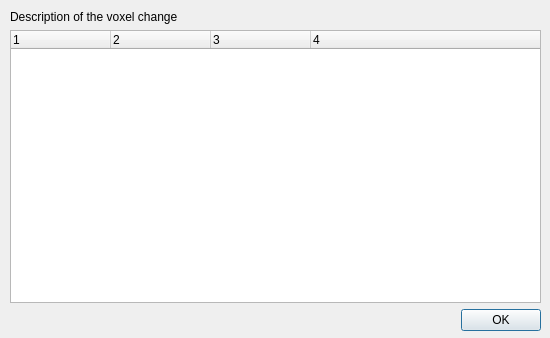
<?xml version="1.0" encoding="UTF-8"?>
<ui version="4.0">
 <class>VoxelChangeReportDialog</class>
 <widget class="QDialog" name="VoxelChangeReportDialog">
  <property name="geometry">
   <rect>
    <x>0</x>
    <y>0</y>
    <width>550</width>
    <height>338</height>
   </rect>
  </property>
  <property name="sizePolicy">
   <sizepolicy hsizetype="Fixed" vsizetype="Fixed">
    <horstretch>0</horstretch>
    <verstretch>0</verstretch>
   </sizepolicy>
  </property>
  <property name="minimumSize">
   <size>
    <width>550</width>
    <height>338</height>
   </size>
  </property>
  <property name="maximumSize">
   <size>
    <width>550</width>
    <height>338</height>
   </size>
  </property>
  <property name="windowTitle">
   <string>Voxel Change Report</string>
  </property>
  <widget class="QWidget" name="verticalLayoutWidget">
   <property name="geometry">
    <rect>
     <x>10</x>
     <y>10</y>
     <width>531</width>
     <height>321</height>
    </rect>
   </property>
   <layout class="QVBoxLayout" name="verticalLayout">
    <item>
     <widget class="QLabel" name="description">
      <property name="text">
       <string>Description of the voxel change</string>
      </property>
     </widget>
    </item>
    <item>
     <widget class="QTreeWidget" name="tree">
      <property name="columnCount">
       <number>4</number>
      </property>
      <column>
       <property name="text">
        <string notr="true">1</string>
       </property>
      </column>
      <column>
       <property name="text">
        <string notr="true">2</string>
       </property>
      </column>
      <column>
       <property name="text">
        <string notr="true">3</string>
       </property>
      </column>
      <column>
       <property name="text">
        <string notr="true">4</string>
       </property>
      </column>
     </widget>
    </item>
    <item>
     <widget class="QDialogButtonBox" name="buttonBox">
      <property name="orientation">
       <enum>Qt::Horizontal</enum>
      </property>
      <property name="standardButtons">
       <set>QDialogButtonBox::Ok</set>
      </property>
     </widget>
    </item>
   </layout>
  </widget>
 </widget>
 <resources/>
 <connections>
  <connection>
   <sender>buttonBox</sender>
   <signal>accepted()</signal>
   <receiver>VoxelChangeReportDialog</receiver>
   <slot>accept()</slot>
   <hints>
    <hint type="sourcelabel">
     <x>248</x>
     <y>254</y>
    </hint>
    <hint type="destinationlabel">
     <x>157</x>
     <y>274</y>
    </hint>
   </hints>
  </connection>
  <connection>
   <sender>buttonBox</sender>
   <signal>rejected()</signal>
   <receiver>VoxelChangeReportDialog</receiver>
   <slot>reject()</slot>
   <hints>
    <hint type="sourcelabel">
     <x>316</x>
     <y>260</y>
    </hint>
    <hint type="destinationlabel">
     <x>286</x>
     <y>274</y>
    </hint>
   </hints>
  </connection>
 </connections>
</ui>
